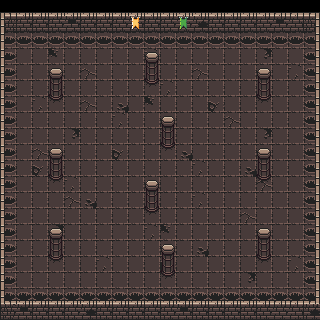

This game map was drawn from its Tiled (.tmx) file and the tilesets committed beside it. A one-line description and the full map source follow:
An orthogonal 20x20 tile map with 16x16 px tiles, 4 tile layers (Ground, PillarBase, Pillar, Wall) and 4 objects (4x spike).

<map version="1.5" tiledversion="1.5.0" orientation="orthogonal" renderorder="right-down" width="20" height="20" tilewidth="16" tileheight="16" infinite="0" nextlayerid="8" nextobjectid="6">
 <editorsettings>
  <export target="../trial-1.json" format="json" />
 </editorsettings>
 <tileset firstgid="1" source="../../tiles/sources/tile_all-in-one-2.tsx" />
 <layer id="1" name="Ground" width="20" height="20" locked="1">
  <data encoding="csv">
0,0,0,0,0,0,0,0,0,0,0,0,0,0,0,0,0,0,0,0,
0,0,0,0,0,0,0,0,0,0,0,0,0,0,0,0,0,0,0,0,
295,295,295,295,295,295,295,295,295,295,295,295,295,295,295,295,295,295,295,295,
295,130,130,195,130,130,130,130,130,132,130,130,130,130,130,130,194,130,130,295,
295,130,130,130,130,131,130,130,130,130,130,130,131,130,130,130,130,130,132,295,
295,130,130,130,130,130,130,130,130,130,132,130,130,130,130,130,130,130,130,295,
295,130,132,130,130,131,130,164,130,195,130,130,130,162,130,130,130,130,130,295,
295,130,130,130,130,130,130,132,130,130,130,130,130,130,131,130,130,130,130,295,
295,130,130,130,194,130,130,130,130,130,132,130,130,130,130,130,194,130,130,295,
295,130,131,130,130,130,130,162,130,130,130,164,130,130,130,130,130,130,130,295,
295,130,162,130,130,130,130,130,130,130,130,130,132,130,130,164,130,130,130,295,
295,130,130,130,132,130,130,130,130,131,130,130,130,130,130,130,131,130,130,295,
295,130,130,130,131,164,130,130,130,130,130,130,132,130,130,130,130,130,130,295,
295,130,130,130,130,130,130,130,130,130,130,130,130,130,130,131,130,130,130,295,
295,130,130,194,130,130,130,130,130,132,195,130,130,130,130,130,130,130,130,295,
295,130,130,130,130,130,130,130,130,130,131,130,164,130,130,130,130,130,130,295,
295,130,130,130,130,130,132,130,130,130,162,130,130,130,130,130,130,130,132,295,
295,130,130,130,130,130,130,130,130,130,130,130,130,130,130,194,130,130,130,295,
295,295,295,295,295,295,295,295,295,295,295,295,295,295,295,295,295,295,295,295,
295,295,295,295,295,295,295,295,295,295,295,295,295,295,295,295,295,295,295,295
</data>
 </layer>
 <layer id="6" name="PillarBase" width="20" height="20" locked="1">
  <data encoding="csv">
0,0,0,0,0,0,0,0,0,0,0,0,0,0,0,0,0,0,0,0,
0,0,0,0,0,0,0,0,0,0,0,0,0,0,0,0,0,0,0,0,
0,0,0,0,0,0,0,0,0,0,0,0,0,0,0,0,0,0,0,0,
0,0,0,0,0,0,0,0,0,0,0,0,0,0,0,0,0,0,0,0,
0,0,0,0,0,0,0,0,0,0,0,0,0,0,0,0,0,0,0,0,
0,0,0,0,0,0,0,0,0,230,0,0,0,0,0,0,0,0,0,0,
0,0,0,230,0,0,0,0,0,0,0,0,0,0,0,0,230,0,0,0,
0,0,0,0,0,0,0,0,0,0,0,0,0,0,0,0,0,0,0,0,
0,0,0,0,0,0,0,0,0,0,0,0,0,0,0,0,0,0,0,0,
0,0,0,0,0,0,0,0,0,0,230,0,0,0,0,0,0,0,0,0,
0,0,0,0,0,0,0,0,0,0,0,0,0,0,0,0,0,0,0,0,
0,0,0,230,0,0,0,0,0,0,0,0,0,0,0,0,230,0,0,0,
0,0,0,0,0,0,0,0,0,0,0,0,0,0,0,0,0,0,0,0,
0,0,0,0,0,0,0,0,0,230,0,0,0,0,0,0,0,0,0,0,
0,0,0,0,0,0,0,0,0,0,0,0,0,0,0,0,0,0,0,0,
0,0,0,0,0,0,0,0,0,0,0,0,0,0,0,0,0,0,0,0,
0,0,0,230,0,0,0,0,0,0,0,0,0,0,0,0,230,0,0,0,
0,0,0,0,0,0,0,0,0,0,230,0,0,0,0,0,0,0,0,0,
0,0,0,0,0,0,0,0,0,0,0,0,0,0,0,0,0,0,0,0,
0,0,0,0,0,0,0,0,0,0,0,0,0,0,0,0,0,0,0,0
</data>
 </layer>
 <layer id="5" name="Pillar" width="20" height="20" locked="1">
  <data encoding="csv">
0,0,0,0,0,0,0,0,0,0,0,0,0,0,0,0,0,0,0,0,
0,0,0,0,0,0,0,0,0,0,0,0,0,0,0,0,0,0,0,0,
0,0,0,0,0,0,0,0,0,0,0,0,0,0,0,0,0,0,0,0,
0,0,0,0,0,0,0,0,0,166,0,0,0,0,0,0,0,0,0,0,
0,0,0,166,0,0,0,0,0,198,0,0,0,0,0,0,166,0,0,0,
0,0,0,198,0,0,0,0,0,0,0,0,0,0,0,0,198,0,0,0,
0,0,0,0,0,0,0,0,0,0,0,0,0,0,0,0,0,0,0,0,
0,0,0,0,0,0,0,0,0,0,166,0,0,0,0,0,0,0,0,0,
0,0,0,0,0,0,0,0,0,0,198,0,0,0,0,0,0,0,0,0,
0,0,0,166,0,0,0,0,0,0,0,0,0,0,0,0,166,0,0,0,
0,0,0,198,0,0,0,0,0,0,0,0,0,0,0,0,198,0,0,0,
0,0,0,0,0,0,0,0,0,166,0,0,0,0,0,0,0,0,0,0,
0,0,0,0,0,0,0,0,0,198,0,0,0,0,0,0,0,0,0,0,
0,0,0,0,0,0,0,0,0,0,0,0,0,0,0,0,0,0,0,0,
0,0,0,166,0,0,0,0,0,0,0,0,0,0,0,0,166,0,0,0,
0,0,0,198,0,0,0,0,0,0,166,0,0,0,0,0,198,0,0,0,
0,0,0,0,0,0,0,0,0,0,198,0,0,0,0,0,0,0,0,0,
0,0,0,0,0,0,0,0,0,0,0,0,0,0,0,0,0,0,0,0,
0,0,0,0,0,0,0,0,0,0,0,0,0,0,0,0,0,0,0,0,
0,0,0,0,0,0,0,0,0,0,0,0,0,0,0,0,0,0,0,0
</data>
 </layer>
 <layer id="2" name="Wall" width="20" height="20" locked="1">
  <data encoding="csv">
227,2,2,2,2,2,2,2,2,2,2,2,2,2,2,2,2,3,4,228,
259,34,34,34,68,34,34,34,99,34,34,98,100,34,34,34,34,68,36,260,
258,0,0,0,0,0,0,0,0,0,0,0,0,0,0,0,0,0,0,257,
258,0,0,0,0,0,0,0,0,0,0,0,0,0,0,0,0,0,0,257,
258,0,0,0,0,0,0,0,0,0,0,0,0,0,0,0,0,0,0,257,
258,0,0,0,0,0,0,0,0,0,0,0,0,0,0,0,0,0,0,257,
258,0,0,0,0,0,0,0,0,0,0,0,0,0,0,0,0,0,0,257,
258,0,0,0,0,0,0,0,0,0,0,0,0,0,0,0,0,0,0,257,
258,0,0,0,0,0,0,0,0,0,0,0,0,0,0,0,0,0,0,257,
258,0,0,0,0,0,0,0,0,0,0,0,0,0,0,0,0,0,0,257,
258,0,0,0,0,0,0,0,0,0,0,0,0,0,0,0,0,0,0,257,
258,0,0,0,0,0,0,0,0,0,0,0,0,0,0,0,0,0,0,257,
258,0,0,0,0,0,0,0,0,0,0,0,0,0,0,0,0,0,0,257,
258,0,0,0,0,0,0,0,0,0,0,0,0,0,0,0,0,0,0,257,
258,0,0,0,0,0,0,0,0,0,0,0,0,0,0,0,0,0,0,257,
258,0,0,0,0,0,0,0,0,0,0,0,0,0,0,0,0,0,0,257,
258,0,0,0,0,0,0,0,0,0,0,0,0,0,0,0,0,0,0,257,
258,0,0,0,0,0,0,0,0,0,0,0,0,0,0,0,0,0,0,257,
291,2,2,2,2,2,2,2,2,2,2,2,2,2,2,2,2,3,4,292,
323,68,34,34,34,100,34,34,34,34,34,68,34,34,34,34,34,35,36,100
</data>
 </layer>
 <objectgroup id="7" name="Spike" locked="1">
  <object id="2" name="spike" x="104" y="114">
   <point />
  </object>
  <object id="3" name="spike" x="104" y="226">
   <point />
  </object>
  <object id="4" name="spike" x="232" y="114">
   <point />
  </object>
  <object id="5" name="spike" x="232" y="226">
   <point />
  </object>
 </objectgroup>
</map>
